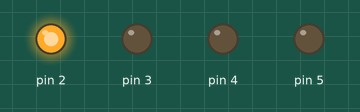
The sketch below on a simulated Arduino Uno, built with avr-gcc and run on an emulated ATmega328P. Parts: output pins drawn as LEDs (lit = HIGH).

Above: at 0.2 s.
At 1.2 s:
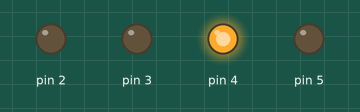
At 2.7 s:
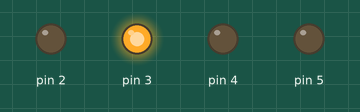
At 3.7 s:
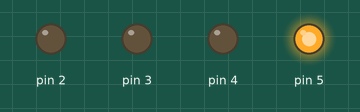
Timing chart, 0 to 4.6 s (numbered marks = the images above):
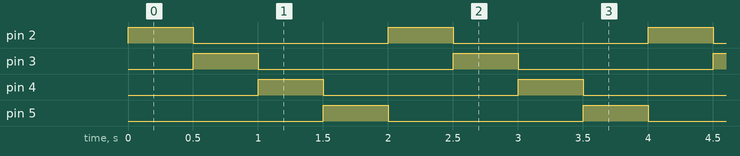

The sketch:

Roteren.ino
```cpp
void setup() {
  for (int x = 2; x <= 5; x++) {
    pinMode(x,OUTPUT);
  }
}

void loop() {
  for (int x=2; x <= 5; x++) {
    digitalWrite(x-1,LOW);
    digitalWrite(x,HIGH);
    delay(500);
  }
  digitalWrite(5,LOW);
}
```

Measured:
- by itself, pin 2–5: alternates HIGH for 0.50 s and LOW for 1.5 s
- by itself, everything shown: repeats every 2.0 s, in 5 steps
